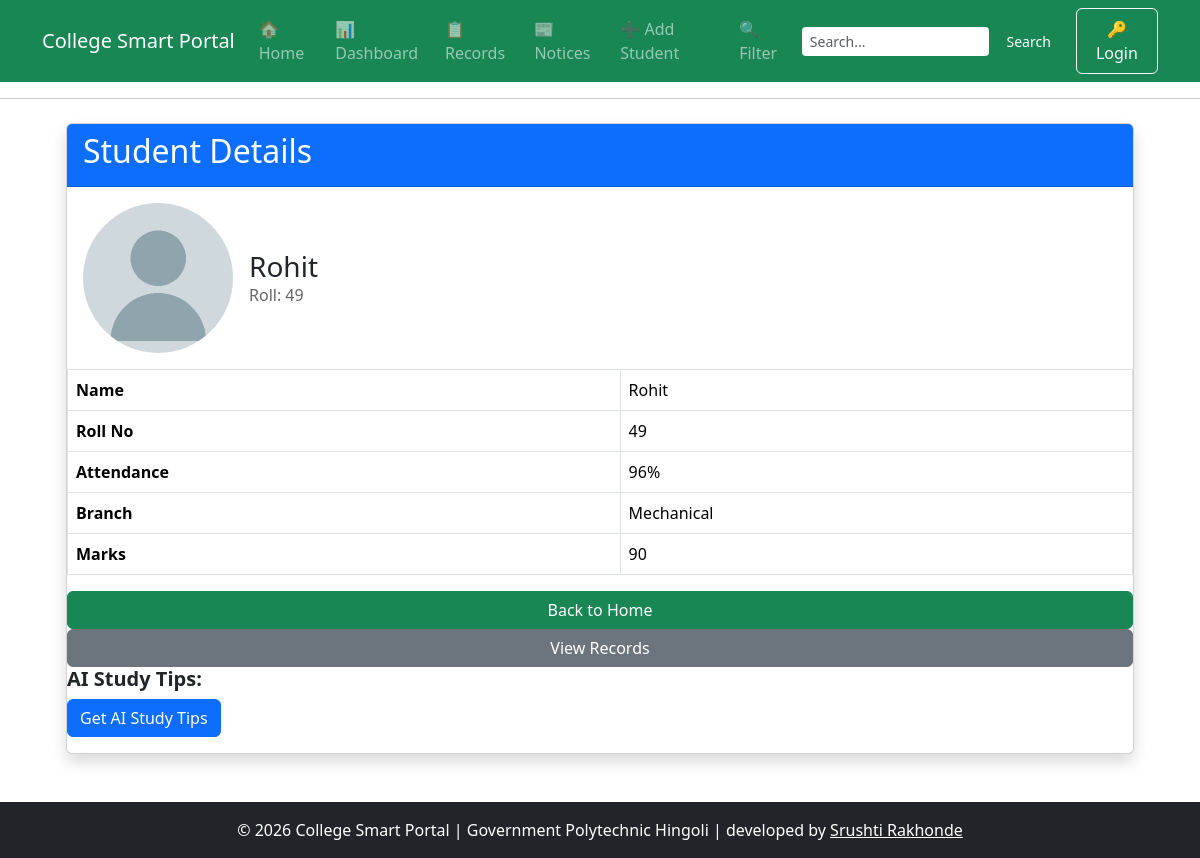
Screenshot of /students/29 with the database file from the repository.
### tables this page shows
CREATE TABLE students (
                    id INTEGER PRIMARY KEY AUTOINCREMENT,
                    name TEXT NOT NULL,
                    roll_no INTEGER NOT NULL,
                    marks INTEGER NOT NULL,
                    branch TEXT NOT NULL,
                    attendance INTEGER DEFAULT 0
                 , photo TEXT DEFAULT 'default.png', year TEXT DEFAULT '1st Year');

### project_flask.py (the view)
@app.route("/students/<int:id>")
def student_detail(id):
    conn = get_db()
    student = conn.execute(
        "SELECT * FROM students WHERE id=?",  (id,) ).fetchone()
    print(student)
    conn.close()
    if student is None:
        flash("Student not found", "danger")
        return redirect(url_for("records"))
    return render_template( "detail.html", student=student  )

### database.py (called while the page is built)
def get_db():
    conn = sqlite3.connect(DB_PATH)
    conn.row_factory = sqlite3.Row
    return conn

### templates/detail.html
{% extends "base.html" %}
{% block content %}
<div class="container mt-4">
    <div class="card shadow">
        <div class="card-header bg-primary text-white">
            <h2>Student Details</h2>
        </div>
           <div style="display:flex; align-items:center; gap:16px; padding:16px;">
              <img
             src="{% if student.photo %}
               {{ url_for('static', filename='uploads/' + student.photo) }}
              {% else %}
              {{ url_for('static', filename='images/default.png') }}
             {% endif %}"
              alt="{{ student.name }}"
              class="img-fluid rounded-circle"
             style="width:150px; height:150px; object-fit:cover;">
                <div>
                    <h3 style="margin:0;">{{ student[1] }}</h3>
                    <div style="color:#666;">Roll: {{ student[2] }}</div>
                </div>
          </div>
            <table class="table table-bordered">
                <tr>
                    <th>Name</th>
                    <td>{{ student[1] }}</td>
                </tr>
                <tr>
                    <th>Roll No</th>
                    <td>{{ student[2] }}</td>
                </tr>
                <tr>
                    <th>Attendance</th>
                    <td>{{ student[5] }}%</td>
                </tr>
                <tr>
                    <th>Branch</th>
                    <td>{{ student[4] }}</td>
                </tr>
                <tr>
                    <th>Marks</th>
                    <td>{{ student[3] }}</td>
                </tr>
            </table>
            <a href="{{ url_for('home') }}" class="btn btn-success">
                Back to Home
            </a>
            <a href="{{ url_for('records') }}" class="btn btn-secondary">
                View Records
            </a>
                 <div class="mb-3">
                        <h5 class="fw-bold">AI Study Tips:</h5>
                        {% if tip %}
                        <div class ="alert alert-info">{{ tip }}</div>
                        {% else %}
                      <a href="{{url_for('get_ai_tip', id=student[0])}}" class="btn btn-primary">Get AI Study Tips</a>
                        {% endif %}
                 </div>
        </div>
    </div>
</div>
{% endblock %}

### rows the page displays
students: photo (placeholder picture), name "Rohit", roll_no "49", attendance "96", branch "Mechanical", marks "90"
